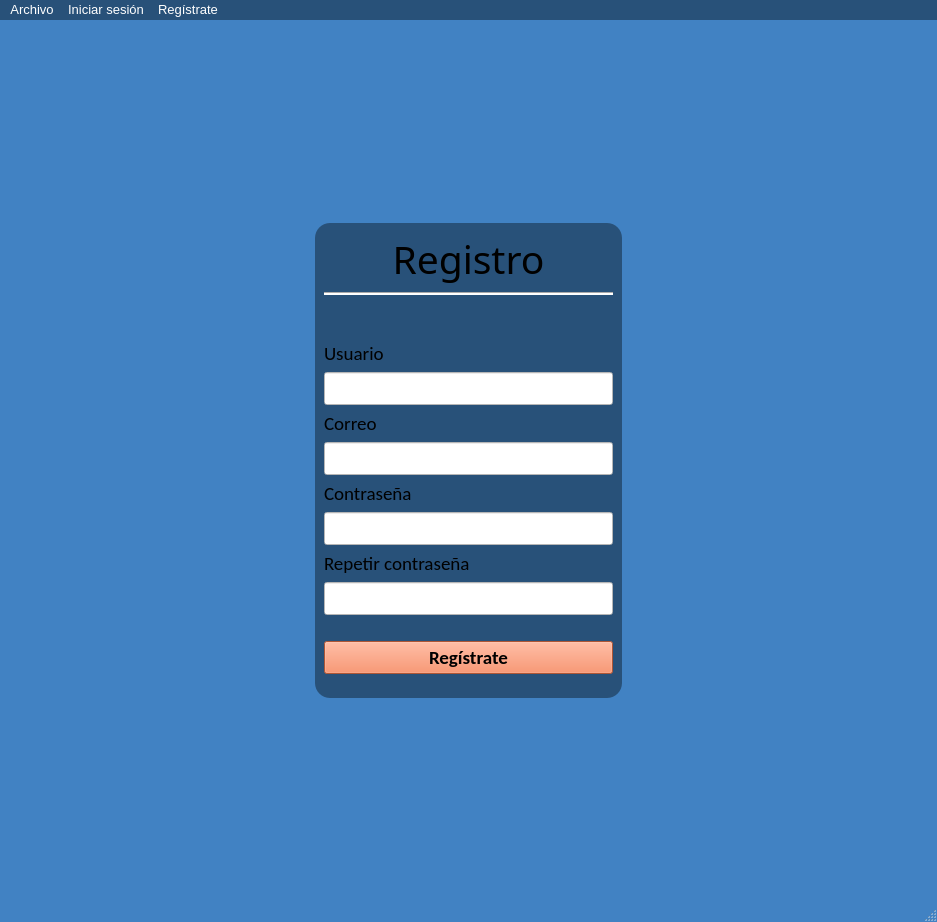
<?xml version="1.0" encoding="UTF-8"?>
<ui version="4.0">
 <class>MainWindow</class>
 <widget class="QMainWindow" name="MainWindow">
  <property name="windowModality">
   <enum>Qt::WindowModality::NonModal</enum>
  </property>
  <property name="geometry">
   <rect>
    <x>0</x>
    <y>0</y>
    <width>937</width>
    <height>922</height>
   </rect>
  </property>
  <property name="font">
   <font>
    <hintingpreference>PreferDefaultHinting</hintingpreference>
   </font>
  </property>
  <property name="windowTitle">
   <string>MainWindow</string>
  </property>
  <property name="layoutDirection">
   <enum>Qt::LayoutDirection::LeftToRight</enum>
  </property>
  <property name="autoFillBackground">
   <bool>false</bool>
  </property>
  <property name="styleSheet">
   <string notr="true">QWidget#MainWindow{
	
	background-color: rgb(65, 130, 195);
}</string>
  </property>
  <widget class="QWidget" name="centralwidget">
   <property name="styleSheet">
    <string notr="true">display:flex;
justify-content:center;</string>
   </property>
   <layout class="QVBoxLayout" name="verticalLayout_2">
    <item>
     <spacer name="verticalSpacer">
      <property name="orientation">
       <enum>Qt::Orientation::Vertical</enum>
      </property>
      <property name="sizeHint" stdset="0">
       <size>
        <width>20</width>
        <height>40</height>
       </size>
      </property>
     </spacer>
    </item>
    <item>
     <layout class="QHBoxLayout" name="horizontalLayout">
      <item>
       <spacer name="horizontalSpacer">
        <property name="orientation">
         <enum>Qt::Orientation::Horizontal</enum>
        </property>
        <property name="sizeHint" stdset="0">
         <size>
          <width>40</width>
          <height>20</height>
         </size>
        </property>
       </spacer>
      </item>
      <item>
       <widget class="QFrame" name="frame">
        <property name="font">
         <font>
          <pointsize>9</pointsize>
         </font>
        </property>
        <property name="styleSheet">
         <string notr="true">QWidget#frame{
	border-radius:15px;
	
	
	background-color: rgb(40, 81, 121);
}</string>
        </property>
        <property name="frameShape">
         <enum>QFrame::Shape::StyledPanel</enum>
        </property>
        <property name="frameShadow">
         <enum>QFrame::Shadow::Raised</enum>
        </property>
        <layout class="QVBoxLayout" name="verticalLayout">
         <item>
          <widget class="QLabel" name="label_5">
           <property name="font">
            <font>
             <family>Segoe UI Black</family>
             <pointsize>29</pointsize>
             <hintingpreference>PreferDefaultHinting</hintingpreference>
            </font>
           </property>
           <property name="frameShape">
            <enum>QFrame::Shape::NoFrame</enum>
           </property>
           <property name="frameShadow">
            <enum>QFrame::Shadow::Plain</enum>
           </property>
           <property name="text">
            <string>Registro</string>
           </property>
           <property name="textFormat">
            <enum>Qt::TextFormat::RichText</enum>
           </property>
           <property name="alignment">
            <set>Qt::AlignmentFlag::AlignHCenter|Qt::AlignmentFlag::AlignTop</set>
           </property>
          </widget>
         </item>
         <item>
          <widget class="Line" name="line">
           <property name="styleSheet">
            <string notr="true">background-color: rgb(255, 255, 255);</string>
           </property>
           <property name="orientation">
            <enum>Qt::Orientation::Horizontal</enum>
           </property>
          </widget>
         </item>
         <item>
          <spacer name="verticalSpacer_3">
           <property name="orientation">
            <enum>Qt::Orientation::Vertical</enum>
           </property>
           <property name="sizeHint" stdset="0">
            <size>
             <width>20</width>
             <height>40</height>
            </size>
           </property>
          </spacer>
         </item>
         <item>
          <widget class="QLabel" name="label">
           <property name="font">
            <font>
             <family>Calibri</family>
             <pointsize>14</pointsize>
             <hintingpreference>PreferDefaultHinting</hintingpreference>
            </font>
           </property>
           <property name="text">
            <string>Usuario</string>
           </property>
          </widget>
         </item>
         <item>
          <widget class="QLineEdit" name="editUsuario">
           <property name="font">
            <font>
             <family>Calibri</family>
             <pointsize>14</pointsize>
             <hintingpreference>PreferDefaultHinting</hintingpreference>
            </font>
           </property>
           <property name="styleSheet">
            <string notr="true">background-color: rgb(255, 255, 255);
color:black;</string>
           </property>
           <property name="text">
            <string/>
           </property>
          </widget>
         </item>
         <item>
          <widget class="QLabel" name="label_3">
           <property name="font">
            <font>
             <family>Calibri</family>
             <pointsize>14</pointsize>
             <hintingpreference>PreferDefaultHinting</hintingpreference>
            </font>
           </property>
           <property name="text">
            <string>Correo</string>
           </property>
          </widget>
         </item>
         <item>
          <widget class="QLineEdit" name="editCorreo">
           <property name="font">
            <font>
             <family>Calibri</family>
             <pointsize>14</pointsize>
            </font>
           </property>
           <property name="autoFillBackground">
            <bool>false</bool>
           </property>
           <property name="styleSheet">
            <string notr="true">background-color:white;
color:black;</string>
           </property>
          </widget>
         </item>
         <item>
          <widget class="QLabel" name="label_2">
           <property name="font">
            <font>
             <family>Calibri</family>
             <pointsize>14</pointsize>
            </font>
           </property>
           <property name="text">
            <string>Contraseña</string>
           </property>
          </widget>
         </item>
         <item>
          <widget class="QLineEdit" name="editContrasenna">
           <property name="font">
            <font>
             <family>Calibri</family>
             <pointsize>14</pointsize>
             <hintingpreference>PreferDefaultHinting</hintingpreference>
            </font>
           </property>
           <property name="styleSheet">
            <string notr="true">background-color: rgb(255, 255, 255);
color:black;</string>
           </property>
           <property name="text">
            <string/>
           </property>
           <property name="echoMode">
            <enum>QLineEdit::EchoMode::Password</enum>
           </property>
          </widget>
         </item>
         <item>
          <widget class="QLabel" name="label_4">
           <property name="font">
            <font>
             <family>Calibri</family>
             <pointsize>14</pointsize>
            </font>
           </property>
           <property name="text">
            <string>Repetir contraseña</string>
           </property>
          </widget>
         </item>
         <item>
          <widget class="QLineEdit" name="editRContrasenna">
           <property name="font">
            <font>
             <family>Calibri</family>
             <pointsize>14</pointsize>
            </font>
           </property>
           <property name="styleSheet">
            <string notr="true">background-color:white;
color:black;</string>
           </property>
           <property name="text">
            <string/>
           </property>
           <property name="echoMode">
            <enum>QLineEdit::EchoMode::Password</enum>
           </property>
          </widget>
         </item>
         <item>
          <spacer name="verticalSpacer_4">
           <property name="orientation">
            <enum>Qt::Orientation::Vertical</enum>
           </property>
           <property name="sizeHint" stdset="0">
            <size>
             <width>20</width>
             <height>20</height>
            </size>
           </property>
          </spacer>
         </item>
         <item>
          <widget class="QPushButton" name="btnRegistro">
           <property name="font">
            <font>
             <family>Calibri</family>
             <pointsize>14</pointsize>
             <bold>true</bold>
             <hintingpreference>PreferDefaultHinting</hintingpreference>
            </font>
           </property>
           <property name="cursor">
            <cursorShape>PointingHandCursor</cursorShape>
           </property>
           <property name="styleSheet">
            <string notr="true">background-color: #f2784b;
</string>
           </property>
           <property name="text">
            <string>Regístrate</string>
           </property>
          </widget>
         </item>
         <item>
          <spacer name="verticalSpacer_5">
           <property name="orientation">
            <enum>Qt::Orientation::Vertical</enum>
           </property>
           <property name="sizeHint" stdset="0">
            <size>
             <width>20</width>
             <height>15</height>
            </size>
           </property>
          </spacer>
         </item>
        </layout>
       </widget>
      </item>
      <item>
       <spacer name="horizontalSpacer_2">
        <property name="orientation">
         <enum>Qt::Orientation::Horizontal</enum>
        </property>
        <property name="sizeHint" stdset="0">
         <size>
          <width>40</width>
          <height>20</height>
         </size>
        </property>
       </spacer>
      </item>
     </layout>
    </item>
    <item>
     <spacer name="verticalSpacer_2">
      <property name="orientation">
       <enum>Qt::Orientation::Vertical</enum>
      </property>
      <property name="sizeHint" stdset="0">
       <size>
        <width>20</width>
        <height>40</height>
       </size>
      </property>
     </spacer>
    </item>
   </layout>
  </widget>
  <widget class="QMenuBar" name="menubar">
   <property name="geometry">
    <rect>
     <x>0</x>
     <y>0</y>
     <width>937</width>
     <height>33</height>
    </rect>
   </property>
   <property name="palette">
    <palette>
     <active>
      <colorrole role="WindowText">
       <brush brushstyle="SolidPattern">
        <color alpha="255">
         <red>255</red>
         <green>255</green>
         <blue>255</blue>
        </color>
       </brush>
      </colorrole>
      <colorrole role="Button">
       <brush brushstyle="SolidPattern">
        <color alpha="255">
         <red>40</red>
         <green>81</green>
         <blue>121</blue>
        </color>
       </brush>
      </colorrole>
      <colorrole role="Light">
       <brush brushstyle="SolidPattern">
        <color alpha="255">
         <red>49</red>
         <green>49</green>
         <blue>49</blue>
        </color>
       </brush>
      </colorrole>
      <colorrole role="Midlight">
       <brush brushstyle="SolidPattern">
        <color alpha="255">
         <red>41</red>
         <green>41</green>
         <blue>41</blue>
        </color>
       </brush>
      </colorrole>
      <colorrole role="Dark">
       <brush brushstyle="SolidPattern">
        <color alpha="255">
         <red>16</red>
         <green>16</green>
         <blue>16</blue>
        </color>
       </brush>
      </colorrole>
      <colorrole role="Mid">
       <brush brushstyle="SolidPattern">
        <color alpha="255">
         <red>22</red>
         <green>22</green>
         <blue>22</blue>
        </color>
       </brush>
      </colorrole>
      <colorrole role="Text">
       <brush brushstyle="SolidPattern">
        <color alpha="255">
         <red>255</red>
         <green>255</green>
         <blue>255</blue>
        </color>
       </brush>
      </colorrole>
      <colorrole role="BrightText">
       <brush brushstyle="SolidPattern">
        <color alpha="255">
         <red>255</red>
         <green>255</green>
         <blue>255</blue>
        </color>
       </brush>
      </colorrole>
      <colorrole role="ButtonText">
       <brush brushstyle="SolidPattern">
        <color alpha="255">
         <red>255</red>
         <green>255</green>
         <blue>255</blue>
        </color>
       </brush>
      </colorrole>
      <colorrole role="Base">
       <brush brushstyle="SolidPattern">
        <color alpha="255">
         <red>40</red>
         <green>81</green>
         <blue>121</blue>
        </color>
       </brush>
      </colorrole>
      <colorrole role="Window">
       <brush brushstyle="SolidPattern">
        <color alpha="255">
         <red>40</red>
         <green>81</green>
         <blue>121</blue>
        </color>
       </brush>
      </colorrole>
      <colorrole role="Shadow">
       <brush brushstyle="SolidPattern">
        <color alpha="255">
         <red>0</red>
         <green>0</green>
         <blue>0</blue>
        </color>
       </brush>
      </colorrole>
      <colorrole role="AlternateBase">
       <brush brushstyle="SolidPattern">
        <color alpha="255">
         <red>16</red>
         <green>16</green>
         <blue>16</blue>
        </color>
       </brush>
      </colorrole>
      <colorrole role="ToolTipBase">
       <brush brushstyle="SolidPattern">
        <color alpha="255">
         <red>255</red>
         <green>255</green>
         <blue>220</blue>
        </color>
       </brush>
      </colorrole>
      <colorrole role="ToolTipText">
       <brush brushstyle="SolidPattern">
        <color alpha="255">
         <red>0</red>
         <green>0</green>
         <blue>0</blue>
        </color>
       </brush>
      </colorrole>
      <colorrole role="PlaceholderText">
       <brush brushstyle="SolidPattern">
        <color alpha="127">
         <red>255</red>
         <green>255</green>
         <blue>255</blue>
        </color>
       </brush>
      </colorrole>
      <colorrole role="Accent">
       <brush brushstyle="SolidPattern">
        <color alpha="255">
         <red>0</red>
         <green>0</green>
         <blue>0</blue>
        </color>
       </brush>
      </colorrole>
     </active>
     <inactive>
      <colorrole role="WindowText">
       <brush brushstyle="SolidPattern">
        <color alpha="255">
         <red>255</red>
         <green>255</green>
         <blue>255</blue>
        </color>
       </brush>
      </colorrole>
      <colorrole role="Button">
       <brush brushstyle="SolidPattern">
        <color alpha="255">
         <red>40</red>
         <green>81</green>
         <blue>121</blue>
        </color>
       </brush>
      </colorrole>
      <colorrole role="Light">
       <brush brushstyle="SolidPattern">
        <color alpha="255">
         <red>49</red>
         <green>49</green>
         <blue>49</blue>
        </color>
       </brush>
      </colorrole>
      <colorrole role="Midlight">
       <brush brushstyle="SolidPattern">
        <color alpha="255">
         <red>41</red>
         <green>41</green>
         <blue>41</blue>
        </color>
       </brush>
      </colorrole>
      <colorrole role="Dark">
       <brush brushstyle="SolidPattern">
        <color alpha="255">
         <red>16</red>
         <green>16</green>
         <blue>16</blue>
        </color>
       </brush>
      </colorrole>
      <colorrole role="Mid">
       <brush brushstyle="SolidPattern">
        <color alpha="255">
         <red>22</red>
         <green>22</green>
         <blue>22</blue>
        </color>
       </brush>
      </colorrole>
      <colorrole role="Text">
       <brush brushstyle="SolidPattern">
        <color alpha="255">
         <red>255</red>
         <green>255</green>
         <blue>255</blue>
        </color>
       </brush>
      </colorrole>
      <colorrole role="BrightText">
       <brush brushstyle="SolidPattern">
        <color alpha="255">
         <red>255</red>
         <green>255</green>
         <blue>255</blue>
        </color>
       </brush>
      </colorrole>
      <colorrole role="ButtonText">
       <brush brushstyle="SolidPattern">
        <color alpha="255">
         <red>255</red>
         <green>255</green>
         <blue>255</blue>
        </color>
       </brush>
      </colorrole>
      <colorrole role="Base">
       <brush brushstyle="SolidPattern">
        <color alpha="255">
         <red>40</red>
         <green>81</green>
         <blue>121</blue>
        </color>
       </brush>
      </colorrole>
      <colorrole role="Window">
       <brush brushstyle="SolidPattern">
        <color alpha="255">
         <red>40</red>
         <green>81</green>
         <blue>121</blue>
        </color>
       </brush>
      </colorrole>
      <colorrole role="Shadow">
       <brush brushstyle="SolidPattern">
        <color alpha="255">
         <red>0</red>
         <green>0</green>
         <blue>0</blue>
        </color>
       </brush>
      </colorrole>
      <colorrole role="AlternateBase">
       <brush brushstyle="SolidPattern">
        <color alpha="255">
         <red>16</red>
         <green>16</green>
         <blue>16</blue>
        </color>
       </brush>
      </colorrole>
      <colorrole role="ToolTipBase">
       <brush brushstyle="SolidPattern">
        <color alpha="255">
         <red>255</red>
         <green>255</green>
         <blue>220</blue>
        </color>
       </brush>
      </colorrole>
      <colorrole role="ToolTipText">
       <brush brushstyle="SolidPattern">
        <color alpha="255">
         <red>0</red>
         <green>0</green>
         <blue>0</blue>
        </color>
       </brush>
      </colorrole>
      <colorrole role="PlaceholderText">
       <brush brushstyle="SolidPattern">
        <color alpha="127">
         <red>255</red>
         <green>255</green>
         <blue>255</blue>
        </color>
       </brush>
      </colorrole>
      <colorrole role="Accent">
       <brush brushstyle="SolidPattern">
        <color alpha="255">
         <red>0</red>
         <green>0</green>
         <blue>0</blue>
        </color>
       </brush>
      </colorrole>
     </inactive>
     <disabled>
      <colorrole role="WindowText">
       <brush brushstyle="SolidPattern">
        <color alpha="255">
         <red>16</red>
         <green>16</green>
         <blue>16</blue>
        </color>
       </brush>
      </colorrole>
      <colorrole role="Button">
       <brush brushstyle="SolidPattern">
        <color alpha="255">
         <red>40</red>
         <green>81</green>
         <blue>121</blue>
        </color>
       </brush>
      </colorrole>
      <colorrole role="Light">
       <brush brushstyle="SolidPattern">
        <color alpha="255">
         <red>49</red>
         <green>49</green>
         <blue>49</blue>
        </color>
       </brush>
      </colorrole>
      <colorrole role="Midlight">
       <brush brushstyle="SolidPattern">
        <color alpha="255">
         <red>41</red>
         <green>41</green>
         <blue>41</blue>
        </color>
       </brush>
      </colorrole>
      <colorrole role="Dark">
       <brush brushstyle="SolidPattern">
        <color alpha="255">
         <red>16</red>
         <green>16</green>
         <blue>16</blue>
        </color>
       </brush>
      </colorrole>
      <colorrole role="Mid">
       <brush brushstyle="SolidPattern">
        <color alpha="255">
         <red>22</red>
         <green>22</green>
         <blue>22</blue>
        </color>
       </brush>
      </colorrole>
      <colorrole role="Text">
       <brush brushstyle="SolidPattern">
        <color alpha="255">
         <red>16</red>
         <green>16</green>
         <blue>16</blue>
        </color>
       </brush>
      </colorrole>
      <colorrole role="BrightText">
       <brush brushstyle="SolidPattern">
        <color alpha="255">
         <red>255</red>
         <green>255</green>
         <blue>255</blue>
        </color>
       </brush>
      </colorrole>
      <colorrole role="ButtonText">
       <brush brushstyle="SolidPattern">
        <color alpha="255">
         <red>16</red>
         <green>16</green>
         <blue>16</blue>
        </color>
       </brush>
      </colorrole>
      <colorrole role="Base">
       <brush brushstyle="SolidPattern">
        <color alpha="255">
         <red>40</red>
         <green>81</green>
         <blue>121</blue>
        </color>
       </brush>
      </colorrole>
      <colorrole role="Window">
       <brush brushstyle="SolidPattern">
        <color alpha="255">
         <red>40</red>
         <green>81</green>
         <blue>121</blue>
        </color>
       </brush>
      </colorrole>
      <colorrole role="Shadow">
       <brush brushstyle="SolidPattern">
        <color alpha="255">
         <red>0</red>
         <green>0</green>
         <blue>0</blue>
        </color>
       </brush>
      </colorrole>
      <colorrole role="AlternateBase">
       <brush brushstyle="SolidPattern">
        <color alpha="255">
         <red>33</red>
         <green>33</green>
         <blue>33</blue>
        </color>
       </brush>
      </colorrole>
      <colorrole role="ToolTipBase">
       <brush brushstyle="SolidPattern">
        <color alpha="255">
         <red>255</red>
         <green>255</green>
         <blue>220</blue>
        </color>
       </brush>
      </colorrole>
      <colorrole role="ToolTipText">
       <brush brushstyle="SolidPattern">
        <color alpha="255">
         <red>0</red>
         <green>0</green>
         <blue>0</blue>
        </color>
       </brush>
      </colorrole>
      <colorrole role="PlaceholderText">
       <brush brushstyle="SolidPattern">
        <color alpha="127">
         <red>16</red>
         <green>16</green>
         <blue>16</blue>
        </color>
       </brush>
      </colorrole>
      <colorrole role="Accent">
       <brush brushstyle="SolidPattern">
        <color alpha="255">
         <red>23</red>
         <green>23</green>
         <blue>23</blue>
        </color>
       </brush>
      </colorrole>
     </disabled>
    </palette>
   </property>
   <property name="font">
    <font>
     <family>Arial</family>
     <pointsize>10</pointsize>
    </font>
   </property>
   <property name="styleSheet">
    <string notr="true">background-color: rgb(40, 81, 121);</string>
   </property>
   <widget class="QMenu" name="menuOpciones">
    <property name="font">
     <font>
      <family>Arial</family>
      <pointsize>10</pointsize>
     </font>
    </property>
    <property name="title">
     <string>Archivo</string>
    </property>
    <widget class="QMenu" name="menuAcerca_de">
     <property name="title">
      <string>Acerca de</string>
     </property>
     <addaction name="actionNuestra_empresa"/>
    </widget>
    <addaction name="actionIniciar_sesi_n"/>
    <addaction name="menuAcerca_de"/>
   </widget>
   <widget class="QMenu" name="menuIniciar_sesion">
    <property name="title">
     <string>Iniciar sesión</string>
    </property>
   </widget>
   <widget class="QMenu" name="menuReg_strate">
    <property name="title">
     <string>Regístrate</string>
    </property>
   </widget>
   <addaction name="menuOpciones"/>
   <addaction name="menuIniciar_sesion"/>
   <addaction name="menuReg_strate"/>
  </widget>
  <widget class="QStatusBar" name="statusbar"/>
  <action name="actionIniciar_sesi_n">
   <property name="text">
    <string>Vaciar campos de texto</string>
   </property>
   <property name="font">
    <font>
     <family>Calibri</family>
     <pointsize>10</pointsize>
    </font>
   </property>
  </action>
  <action name="actionNuestra_empresa">
   <property name="text">
    <string>Nuestra empresa</string>
   </property>
  </action>
 </widget>
 <resources/>
 <connections/>
</ui>
